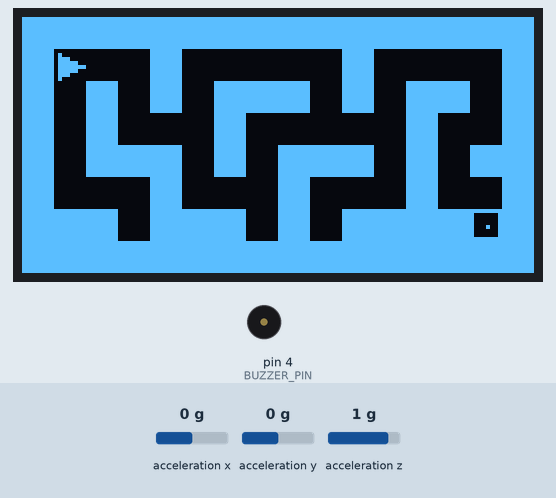
Simulated run of this sketch. Board: Arduino Uno, built with avr-gcc and run on an emulated ATmega328P. Parts: 128×64 one-colour display, buzzer (waves = sounding, pin HIGH). Inputs (shaded band) come from the test bench; at power-on: acceleration y 0 g, acceleration x 0 g, acceleration z 1 g.

Above: at 1.2 s.
1.3 s: acceleration y set to -1.4 g
At 2.8 s:
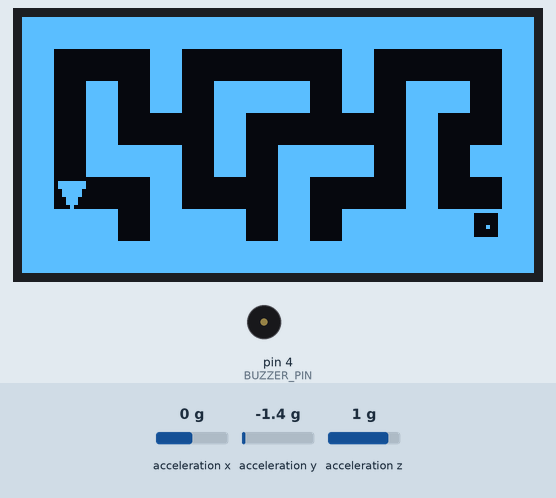
3.0 s: acceleration x set to -1.4 g
At 4.1 s:
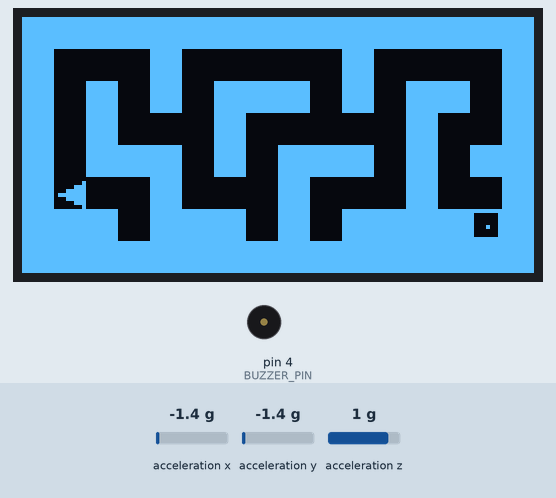
4.6 s: acceleration x set to 1.4 g
At 5.5 s:
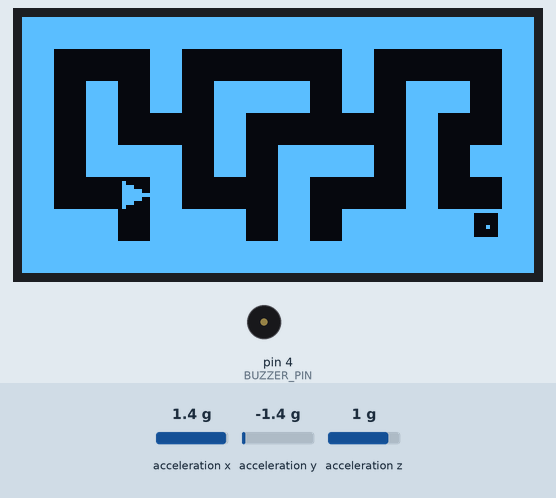
6.5 s: acceleration x set to -0.8 g
At 6.9 s:
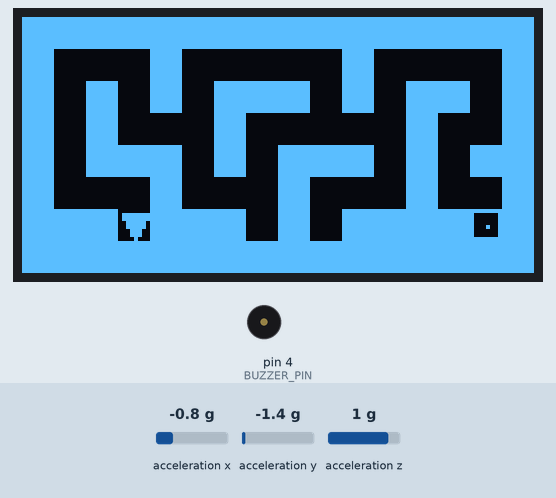
Timing chart, 0 to 9.1 s (numbered marks = the images above; inputs shaded):
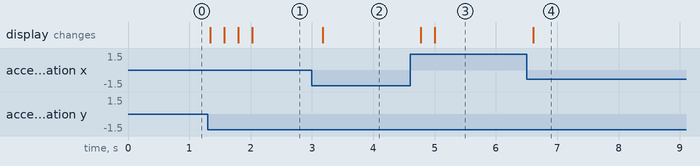

The sketch:

maze_game_lis3dh.ino
```cpp
#include <Wire.h>
#include <avr/pgmspace.h>
#include <Adafruit_GFX.h>
#include <Adafruit_SSD1306.h>
#include <Adafruit_LIS3DH.h>
#include <Adafruit_Sensor.h>

// ---------------- Display setup ----------------
#define SCREEN_WIDTH 128
#define SCREEN_HEIGHT 64
#define OLED_RESET -1
Adafruit_SSD1306 display(SCREEN_WIDTH, SCREEN_HEIGHT, &Wire, OLED_RESET);

// ---------------- Accelerometer setup ----------------
Adafruit_LIS3DH lis = Adafruit_LIS3DH();

const float TILT_THRESHOLD = 3.5; // how hard you must tilt to move (lower = more sensitive)

// If a direction feels reversed on your mounting, flip these to true.
#define INVERT_X false     // for left and right movement
#define INVERT_Y true      // for up and down movement

unsigned long lastMoveTime = 0;
const unsigned long MOVE_INTERVAL = 220; // ms between repeated steps while held tilted

unsigned long lastTapTime = 0;
const unsigned long tapCooldown = 600; // ms

// ---------------- Buzzer ----------------
#define BUZZER_PIN 4

// ---------------- Grid / constant maze (stored in flash, not RAM) ----------------
const uint8_t CELL = 8;
const uint8_t ROWS = 8;
const uint8_t COLS = 16;

// 1 = wall, 0 = open path. PROGMEM keeps this out of SRAM.
const uint8_t maze[ROWS][COLS] PROGMEM = {

 {1,1,1,1,1,1,1,1,1,1,1,1,1,1,1,1},
 {1,0,0,0,1,0,0,0,0,0,1,0,0,0,0,1},
 {1,0,1,0,1,0,1,1,1,0,1,0,1,1,0,1},
 {1,0,1,0,0,0,1,0,0,0,0,0,1,0,0,1},
 {1,0,1,1,1,0,1,0,1,1,1,0,1,0,1,1},
 {1,0,0,0,1,0,0,0,1,0,0,0,1,0,0,1},
 {1,1,1,0,1,1,1,0,1,0,1,1,1,1,0,1},
 {1,1,1,1,1,1,1,1,1,1,1,1,1,1,1,1}
};


const int8_t goalRow = 6;
const int8_t goalCol = 14;

// Reads one maze cell out of flash
inline uint8_t mazeAt(uint8_t r, uint8_t c) {
  return pgm_read_byte(&(maze[r][c]));
}

// ---------------- Player / game state ----------------
int8_t  playerRow, playerCol;
uint8_t direction;   // 0=Up, 1=Right, 2=Down, 3=Left
bool    win = false;

void setup() {
  pinMode(BUZZER_PIN, OUTPUT);
  randomSeed(analogRead(A0) + micros());

  if (!display.begin(SSD1306_SWITCHCAPVCC, 0x3C)) {
    for (;;) {} // halt if OLED not found
  }

  if (!lis.begin(0x18)) {
    display.setCursor(0, 0);
    display.setTextSize(1);
    display.setTextColor(SSD1306_WHITE);
    display.print("LIS3DH not found!");
    display.display();
    for (;;) {}
  }
  lis.setRange(LIS3DH_RANGE_4_G);
  lis.setDataRate(LIS3DH_DATARATE_50_HZ);
  lis.setClick(2, 60); // double-click detection, threshold ~60 (tune if needed)

  newGame();
}

void loop() {
  handleTilt();
  handleDoubleTap();
  drawGame();
}

void handleTilt() {
  if (win) return;

  sensors_event_t event;
  lis.getEvent(&event);
  float ax = event.acceleration.x * (INVERT_X ? -1 : 1);
  float ay = event.acceleration.y * (INVERT_Y ? -1 : 1);
  float magX = fabs(ax);
  float magY = fabs(ay);

  if (magX > TILT_THRESHOLD || magY > TILT_THRESHOLD) {
    if (millis() - lastMoveTime > MOVE_INTERVAL) {
      uint8_t dir;
      if (magX >= magY) {
        dir = (ax > 0) ? 1 : 3; // 1=Right, 3=Left
      } else {
        dir = (ay > 0) ? 2 : 0; // 2=Down,  0=Up
      }
      direction = dir;
      moveForward();
      lastMoveTime = millis();
    }
  }
  // No "return to level" requirement - movement simply stops the
  // instant the tilt magnitude drops back below TILT_THRESHOLD.
}

void handleDoubleTap() {
  uint8_t click = lis.getClick();
  if (click & 0x20) {
    if (win && millis() - lastTapTime > tapCooldown) {
      lastTapTime = millis();
      newGame();
    }
  }
}

// Resets the player back to the start of the (fixed) maze
void newGame() {
  playerRow = 1;
  playerCol = 1;
  direction = 1;
  win = false;
}

void moveForward() {
  int8_t newRow = playerRow;
  int8_t newCol = playerCol;

  switch (direction) {
    case 0: newRow--; break; // Up
    case 1: newCol++; break; // Right
    case 2: newRow++; break; // Down
    case 3: newCol--; break; // Left
  }

  if (newRow >= 0 && newRow < ROWS && newCol >= 0 && newCol < COLS) {
    if (mazeAt(newRow, newCol) == 0) {
      playerRow = newRow;
      playerCol = newCol;
      if (playerRow == goalRow && playerCol == goalCol) {
        win = true;
        playWinSound();
      }
    }
  }
}

void playWinSound() {
  tone(BUZZER_PIN, 523, 150);  delay(160);
  tone(BUZZER_PIN, 659, 150);  delay(160);
  tone(BUZZER_PIN, 784, 150);  delay(160);
  tone(BUZZER_PIN, 1047, 300); delay(320);
  noTone(BUZZER_PIN);
}

void drawGame() {
  display.clearDisplay();

  for (uint8_t r = 0; r < ROWS; r++) {
    for (uint8_t c = 0; c < COLS; c++) {
      if (mazeAt(r, c) == 1) {
        display.fillRect(c * CELL, r * CELL, CELL, CELL, SSD1306_WHITE);
      }
    }
  }

  display.drawRect(goalCol * CELL, goalRow * CELL, CELL, CELL, SSD1306_WHITE);
  display.drawPixel(goalCol * CELL + CELL / 2, goalRow * CELL + CELL / 2, SSD1306_WHITE);

  int cx = playerCol * CELL + CELL / 2;
  int cy = playerRow * CELL + CELL / 2;
  drawPlayer(cx, cy, direction);

  if (win) {
    display.fillRect(10, 20, 108, 26, SSD1306_BLACK);
    display.drawRect(10, 20, 108, 26, SSD1306_WHITE);
    display.setTextSize(1);
    display.setTextColor(SSD1306_WHITE);
    display.setCursor(30, 26);
    display.print("YOU WIN!");
    display.setCursor(18, 37);
    //display.print("Double-tap to replay");
  }

  display.display();
}

void drawPlayer(int cx, int cy, uint8_t dir) {
  int s = 3;
  switch (dir) {
    case 0: display.fillTriangle(cx, cy - s, cx - s, cy + s, cx + s, cy + s, SSD1306_WHITE); break;
    case 1: display.fillTriangle(cx + s, cy, cx - s, cy - s, cx - s, cy + s, SSD1306_WHITE); break;
    case 2: display.fillTriangle(cx, cy + s, cx - s, cy - s, cx + s, cy - s, SSD1306_WHITE); break;
    case 3: display.fillTriangle(cx - s, cy, cx + s, cy - s, cx + s, cy + s, SSD1306_WHITE); break;
  }
}
```

Measured:
- after the input at 1.3 s, the display: first changes at once (image 1 shows a later state)
- after the input at 3.0 s, the display: changes after 0.17 s (image 2)
- after the input at 4.6 s, the display: first changes after 0.18 s (image 3 shows a later state)
- after the input at 6.5 s, the display: changes after 0.11 s (image 4)
